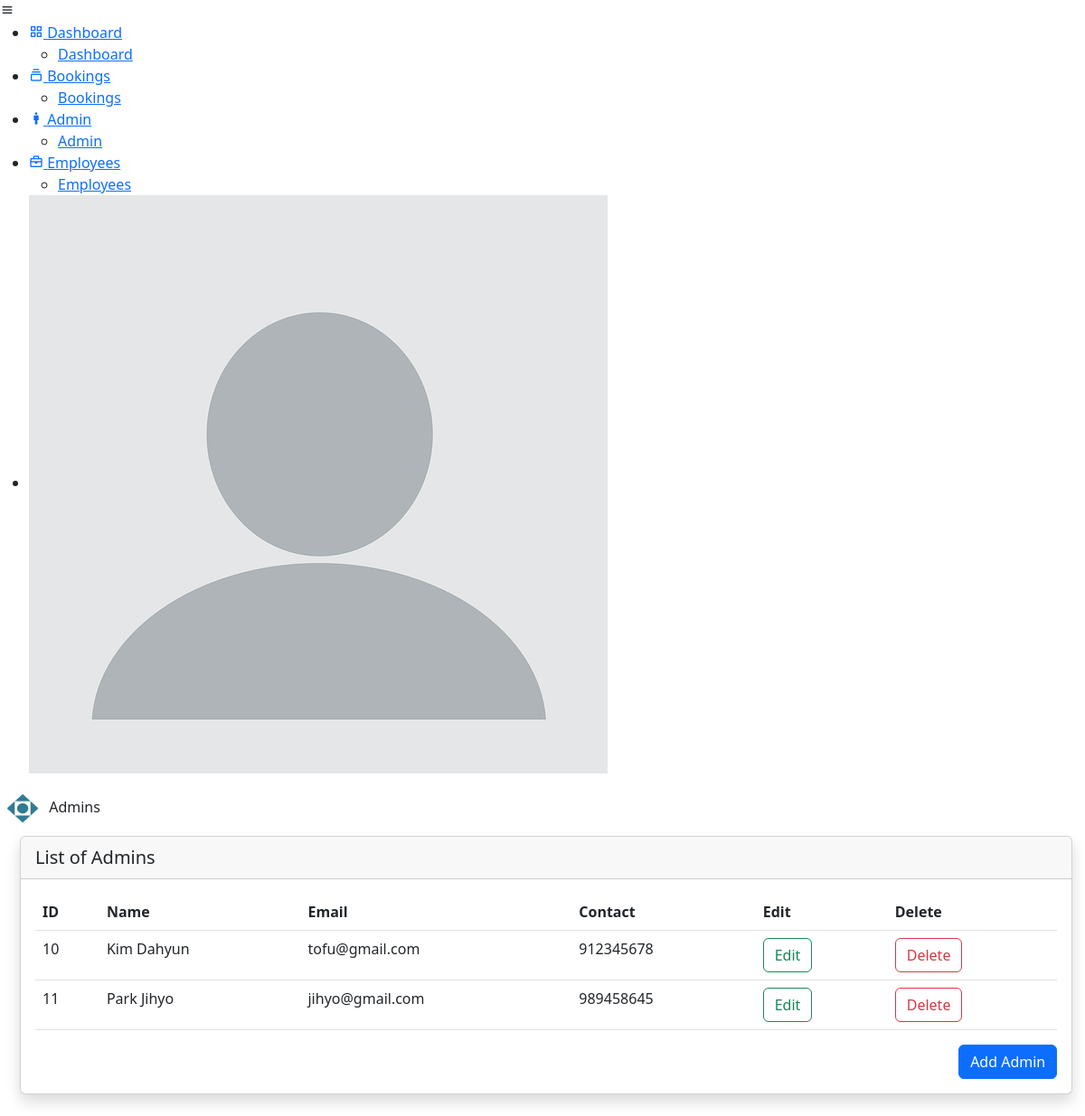
Page /admin/admins.php on the earlier database version.
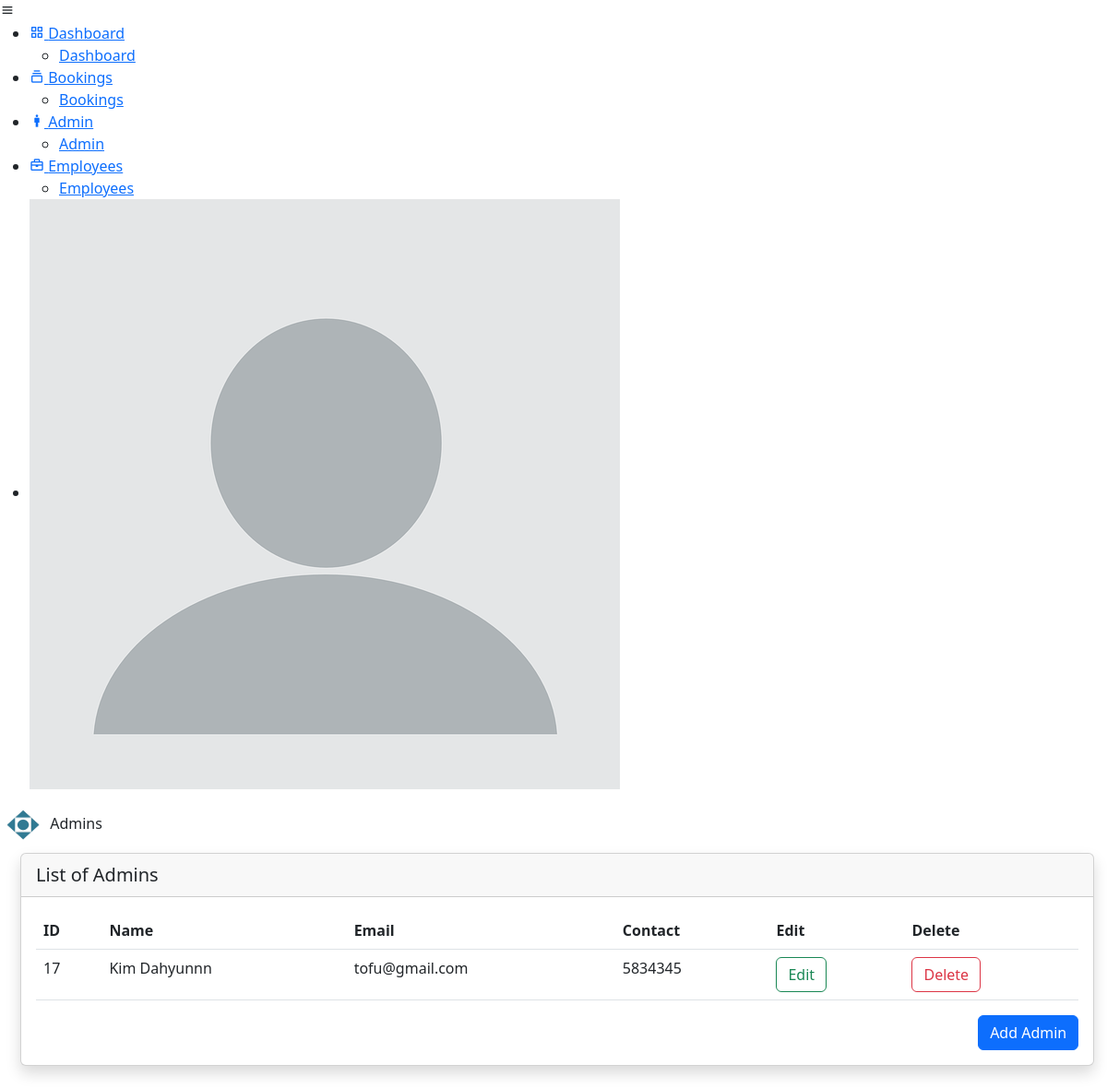
Same page on the later database version.
### tables this page shows
CREATE TABLE `users` (
  `userId` int(11) NOT NULL,
  `name` varchar(100) DEFAULT NULL,
  `email` varchar(50) DEFAULT NULL,
  `password` varchar(50) DEFAULT NULL,
  `contactNo` int(11) DEFAULT NULL,
  `role` varchar(10) DEFAULT NULL
);

### admin/admins.php (the view, shortened to what this page needs)
<?php include('partials/adminDashboard.php'); ?>
<section class="home-section">
    <div class="home-content">
      <img src="../img\pashlogo.png"  width="50" height="45">
      <span class="text">Admins</span>
    </div>
<div class="container-fluid">
        <div class="card shadow mb-4 mt-2" style="width:99%; margin-left: 10px;">
            <div class="card-header">
            <h6 class="modal-title fs-5" id="exampleModalLabel">List of Admins</h6>
            </div>
            <div class="card-body">
                <div class="table-responsive" id="tables">
                    <table class="table table-hover" id="admins">
                        <thead>
                        <tr>
                            <th>ID</th>
                            <th>Name</th>
                            <th>Email</th>
                            <th>Contact</th>
                            <th>Edit</th>
                            <th>Delete</th>
                        </tr>
                        </thead>
                        <tbody>
                        <?php
                        $adminRole = 'Admin';
                        $userSql = "SELECT * FROM users WHERE role = '$adminRole'";
                        $userResult = mysqli_query($conn, $userSql);
                        if ($userResult && mysqli_num_rows($userResult) > 0) {
                            while ($row = mysqli_fetch_assoc($userResult)) {
                                ?>
                                <tr>
                                    <td><?php echo $row['userId']; ?></td>
                                    <td><?php echo $row['name']; ?></td>
                                    <td><?php echo $row['email']; ?></td>
                                    <td><?php echo $row['contactNo']; ?></td>
                                    <td>
                                        <form action="adminEdit.php" method="post">
                                            <button class="btn btn-outline-success" name="edit-btn"
                                                    data-id="<?php echo $row['userId']; ?>">Edit</button>
                                        </form>
                                    </td>
                                    <td>
                                        <form action="adminProcess.php" method="post">
                                            <button class="btn btn-outline-danger" name="delete-btn">Delete</button>
                                        </form>
                                    </td>
                                </tr>
                            <?php
                            }
                        } else {
                            echo "<tr><td colspan='4'>No Admin Accounts Found</td></tr>";
                        }
                        ?>
                        </tbody>
                    </table>
                    <div class="modal-footer">
                    <button type="button" class="btn btn-primary" data-bs-toggle="modal" data-bs-target="#addModal" name="reg-admin">
                    Add Admin
                </button>
            </div>
                </div>
        </div>
</div>
</section>

Differences in the rows shown:
removed users: userId "10", name "Kim Dahyun", email "tofu@gmail.com", contactNo "912345678"
removed users: userId "11", name "Park Jihyo", email "jihyo@gmail.com", contactNo "989458645"
added users: userId "17", name "Kim Dahyunnn", email "tofu@gmail.com", contactNo "5834345"
